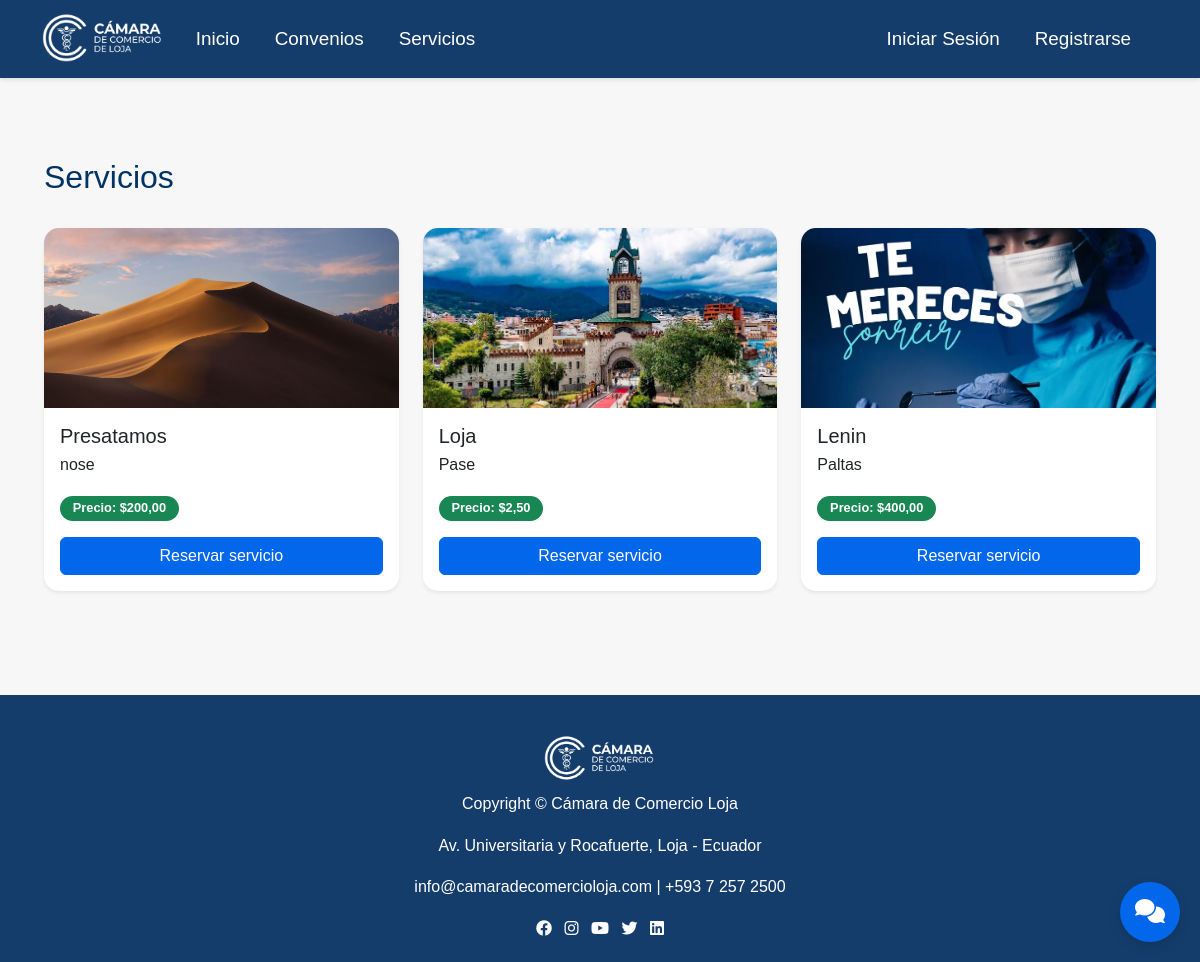
The app's page /servicios/ with its own data.
### camara/models.py (models this page shows, shortened)
class Servicio(models.Model):
    nombre = models.CharField(max_length=255)
    descripcion = models.TextField(null=True, blank=True)
    precio = models.DecimalField(max_digits=10, decimal_places=2, null=True, blank=True)
    imagen = models.ImageField(upload_to='servicios/', null=True, blank=True)  # Nuevo campo imagen

### camara/views.py (the view)
# urls.py: path('servicios/', views.servicios_publicos, name='servicios_publicos'),
def servicios_publicos(request):
    servicios = Servicio.objects.all()
    return render(request, 'vista_socio_registrado/servicios_list.html', {'servicios': servicios})

### camara/template/vista_socio_registrado/servicios_list.html (shortened to what this page needs)
{% extends "master.html" %}
{% block content %}
<div class="container mt-5">
    <div class="d-flex justify-content-between align-items-center mb-4">
        <h2>Servicios</h2>
    </div>
    <div class="row">
        {% for servicio in servicios %}
        <div class="col-md-4 mb-4">
            <div class="card h-100 shadow-sm">
                {% if servicio.imagen %}
                <img src="{{ servicio.imagen.url }}" class="card-img-top" style="height:180px;object-fit:cover;">
                {% else %}
                <div class="card-img-top bg-light d-flex align-items-center justify-content-center" style="height:180px;">
                    <span class="text-muted">Sin imagen</span>
                </div>
                {% endif %}
                <div class="card-body">
                    <h5 class="card-title mb-1">{{ servicio.nombre }}</h5>
                    <p class="card-text">{{ servicio.descripcion }}</p>
                    {% if servicio.precio %}
                    <div class="mb-2">
                        <span class="badge bg-success">Precio: ${{ servicio.precio }}</span>
                    </div>
                    {% endif %}
                    <a href="{% url 'reservar_servicio' pk=servicio.pk %}" class="btn btn-primary w-100 mt-2">Reservar servicio</a>
                </div>
            </div>
        </div>
        {% empty %}
        <div class="col-12">
            <div class="alert alert-info text-center">No hay servicios registrados.</div>
        </div>
        {% endfor %}
    </div>
</div>
{% endblock %}

### camara/static/css/style.css (style rules this page uses)
:root { --color-logo: #153D6C; --color-azul-brillante: #0367EC; --color-dorado: #B48314; --color-amarillo-claro: #F1DB62; --color-blanco: #FFFFFF; --color-gris-claro: #F8F9FA; --color-gris: #6C757D; --color-oscuro: #212529; }
* { margin: 0; padding: 0; box-sizing: border-box; }
body { font-family: 'Segoe UI', Tahoma, Geneva, Verdana, sans-serif; line-height: 1.6; color: var(--color-oscuro); background-color: var(--color-gris-claro); }
body { font-family: Arial, sans-serif; background: #f7f7f7; margin: 0; padding: 0; }
h2 { color: #003366; }
.btn-primary { background-color: var(--color-azul-brillante); border-color: var(--color-azul-brillante); transition: all 0.3s ease; }
.card { border: none; border-radius: 15px; box-shadow: 0 4px 6px rgba(0,0,0,0.1); transition: all 0.3s ease; overflow: hidden; }
.fade-in-up { animation: fadeInUp 0.6s ease; }
.badge { font-size: 0.8em; padding: 0.5em 1em; border-radius: 20px; }

### records on screen
Servicio: imagen (picture), nombre "Presatamos", descripcion "nose", precio "200,00"
Servicio: imagen (picture), nombre "Loja", descripcion "Pase", precio "2,50"
Servicio: imagen (picture), nombre "Lenin", descripcion "Paltas", precio "400,00"
